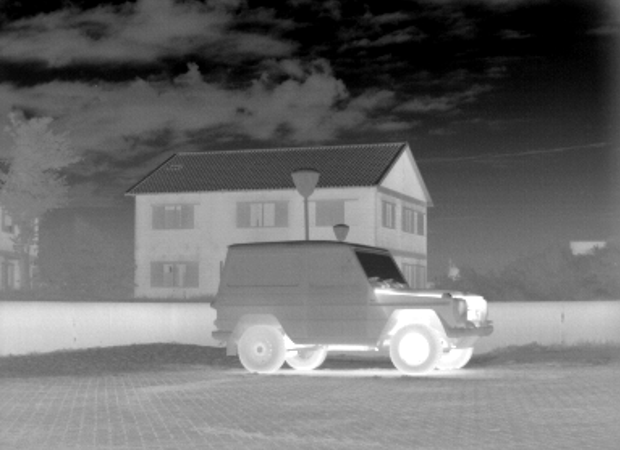
%> input picture draw_lines/ir.bmp, 620 x 450 px
$ octave demo.m   (GNU Octave 9; MATLAB toolbox functions it lacks are replaced by stand-ins)
%> lines starting %> are read from the running program, lines starting %| are printed output that depends on the picture
### draw_lines/draw.m
function [] = draw(ir,vis,line_position)
    % 检查图像是否具有相同的尺寸
    if ~isequal(size(ir), size(vis))
        error('图像尺寸必须相同');
    end

    % 检查线位置是否在图像范围内
    if line_position < 1 || line_position > size(ir, 2)
        error('Line position is out of image bounds.');
    end

    % ir
    figure;
    subplot(1,3,1);
    imshow(ir);
    hold on;
    line([line_position, line_position], [1, size(ir,2)], 'Color', 'blue', 'LineWidth', 2);
    hold off;

    % vis
    subplot(1,3,2);
    imshow(vis);
    hold on;
    line([line_position, line_position], [1, size(vis,2)], 'Color', 'red', 'LineWidth', 2);
    hold off;

    % 显著值
    subplot(1,3,3);
    ir_row = ir(:,line_position);
    vis_row = vis(:,line_position);
    hold on;
    plot([1:length(ir_row)], double(ir_row)/255.0, 'Color', 'blue');
    plot([1:length(vis_row)], double(vis_row)/255.0, 'Color', 'red');
    hold off;
    legend({'IR','VIS'}, 'Location', 'northeast');

end

### draw_lines/draw2.m
function [] = draw2(ir,vis,line_position)
    % 检查图像是否具有相同的尺寸
    if ~isequal(size(ir), size(vis))
        error('图像尺寸必须相同');
    end

    % 检查线位置是否在图像范围内
    if line_position < 1 || line_position > size(ir, 1)
        error('Line position is out of image bounds.');
    end

    % ir
    figure;
    subplot(1,3,1);
    imshow(ir);
    hold on;
    line([1, size(ir,2)], [line_position, line_position], 'Color', 'blue', 'LineWidth', 2);
    hold off;

    % vis
    subplot(1,3,2);
    imshow(vis);
    hold on;
    line([1, size(vis,2)], [line_position, line_position], 'Color', 'red', 'LineWidth', 2);
    hold off;

    % 显著值
    subplot(1,3,3);
    ir_row = ir(line_position,:);
    vis_row = vis(line_position,:);
    hold on;
    plot([1:length(ir_row)], double(ir_row)/255.0, 'Color', 'blue');
    plot([1:length(vis_row)], double(vis_row)/255.0, 'Color', 'red');
    hold off;
    legend({'IR','VIS'}, 'Location', 'northeast');

end

### draw_lines/demo.m
ir = imread("ir.bmp");
%> ir is the input picture: size 450x620 uint8; min 0, max 255, mean 109.5
vis = imread("vis.bmp");
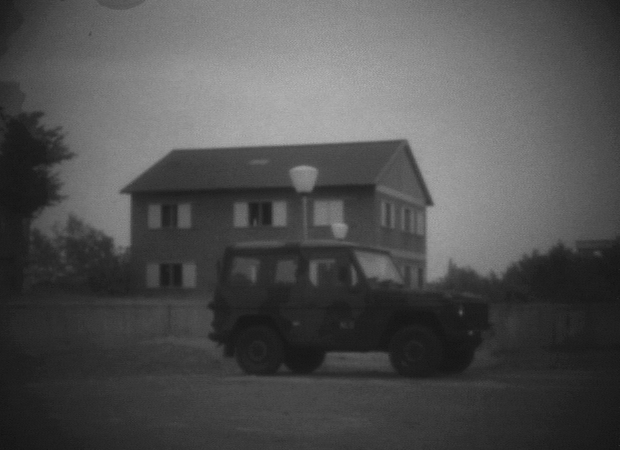
%> input picture draw_lines/vis.bmp, 620 x 450 px
%> vis is the input picture: size 450x620 uint8; min 18, max 181, mean 80

draw(ir,vis,200);
%> in draw, `ir_row = ir(:,line_position);`: ir_row = 450 values, max 208 at index 315, min 0 at index 63, mean 120.4
%> in draw, `vis_row = vis(:,line_position);`: vis_row = 450 values, max 163 at index 89, min 33 at index 192, mean 87.66
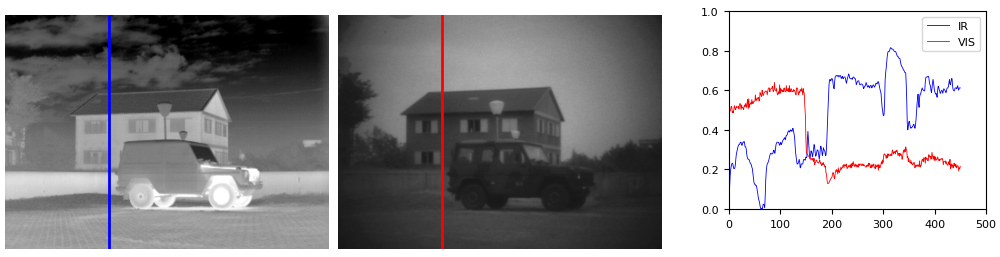
%> figure redrawn from the program's plot data, 3 panels
draw2(ir,vis,200);
%> in draw2, `ir_row = ir(line_position,:);`: ir_row = 620 values, max 190 at index 373, min 83 at index 445, mean 129.9
%> in draw2, `vis_row = vis(line_position,:);`: vis_row = 620 values, max 161 at index 445, min 22 at index 10, mean 80.25
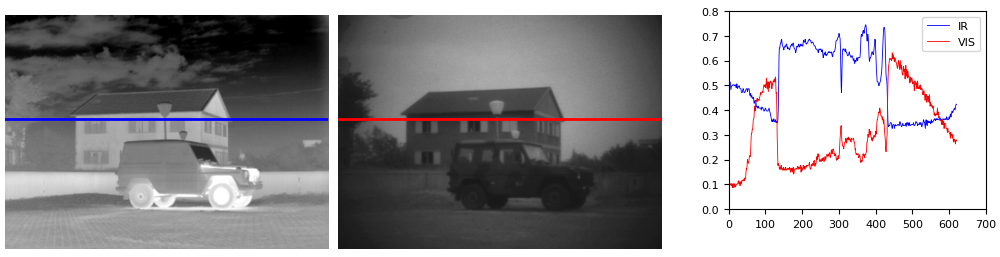
%> figure redrawn from the program's plot data, 3 panels
